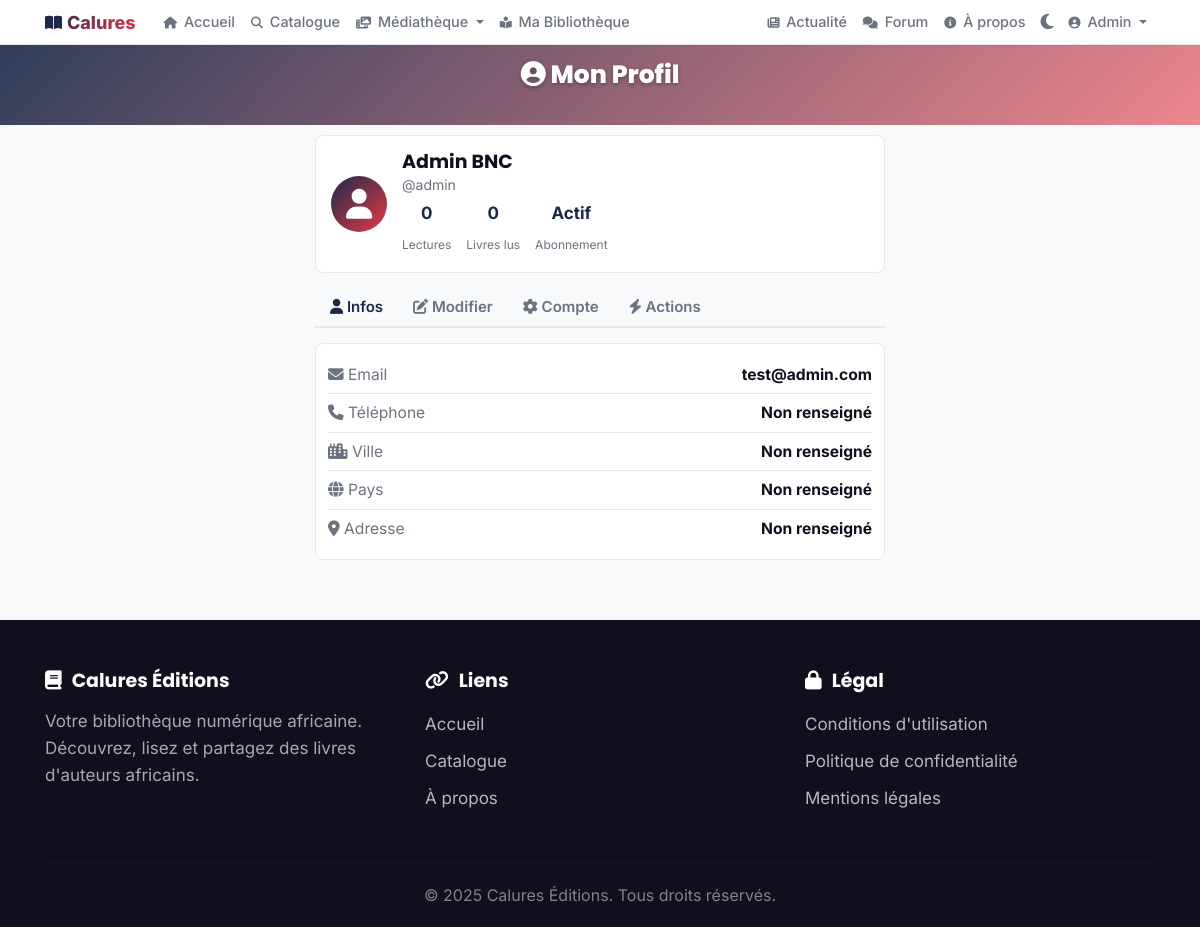
The page /fr/user/profile/ (signed in) on the database its author committed.
### users/models.py (models this page shows, shortened)
class CustomUser(AbstractBaseUser, PermissionsMixin):
    SUPER_ADMIN = "super_admin"
    LIBRARY_ADMIN = "library_admin"
    READER = "reader"
    ROLE_CHOICES = [
        (SUPER_ADMIN, _("Super Administrateur")),
        (LIBRARY_ADMIN, _("Administrateur Bibliothèque")),
        (READER, _("Lecteur")),
    ]
    SUBSCRIPTION_ACTIVE = "active"
    SUBSCRIPTION_SUSPENDED = "suspended"
    SUBSCRIPTION_EXPIRED = "expired"
    SUBSCRIPTION_STATUS_CHOICES = [
        (SUBSCRIPTION_ACTIVE, _("Actif")),
        (SUBSCRIPTION_SUSPENDED, _("Suspendu")),
        (SUBSCRIPTION_EXPIRED, _("Expiré")),
    ]
    email = models.EmailField(_("Email"), unique=True, max_length=255, null=True, blank=True)
    username = models.CharField(_("Nom d'utilisateur"), max_length=150, unique=True)
    first_name = models.CharField(_("Prénom"), max_length=150, blank=True)
    last_name = models.CharField(_("Nom"), max_length=150, blank=True)
    role = models.CharField(
        _("Rôle"),
        max_length=20,
        choices=ROLE_CHOICES,
        default=READER
    )
    is_active = models.BooleanField(_("Actif"), default=True)
    is_staff = models.BooleanField(_("Staff"), default=False)
    date_of_birth = models.DateField(_("Date de naissance"), null=True, blank=True)
    avatar = models.ImageField(
        _("Avatar"),
        upload_to="users/avatars/%Y/%m/",
        null=True,
        blank=True
    )
    phone_regex = RegexValidator(
        regex=r'^\+?1?\d{9,15}$',
        message=_("Le numéro de téléphone doit être au format: +999999999")
    )
    phone = models.CharField(
        _("Téléphone"),
        validators=[phone_regex],
        max_length=20, # Augmenté pour sécurité + format international
        unique=True,   # CRITIQUE pour l'authentification par téléphone
        error_messages={
            'unique': _("Ce numéro de téléphone est déjà associé à un compte."),
        },
        null=True,     # Nullable pour les anciens comptes email-only
        blank=True
    )
    is_phone_verified = models.BooleanField(_("Téléphone vérifié"), default=False)
    otp_code = models.CharField(_("Code OTP"), max_length=6, null=True, blank=True)
    otp_created_at = models.DateTimeField(_("Date création OTP"), null=True, blank=True)
    otp_attempts = models.IntegerField(_("Tentatives OTP"), default=0)
    address = models.CharField(_("Adresse"), max_length=255, blank=True)
    city = models.CharField(_("Ville"), max_length=100, blank=True)
    country = models.CharField(_("Pays"), max_length=100, blank=True)
    subscription_status = models.CharField(
        _("Statut abonnement"),
        max_length=20,
        choices=SUBSCRIPTION_STATUS_CHOICES,
        default=SUBSCRIPTION_ACTIVE
    )
    subscription_end_date = models.DateTimeField(
        _("Fin d'abonnement"),
        null=True,
        blank=True
    )
    preferred_language = models.CharField(
        _("Langue préférée"),
        max_length=5,
        default='fr',
        choices=[
            ('fr', _('Français')),
            ('en', _('English')),
            ('ar', _('العربية')),
        ]
    )
    date_joined = models.DateTimeField(_("Date de création"), auto_now_add=True)
    updated_at = models.DateTimeField(_("Dernière modification"), auto_now=True)
    objects = CustomUserManager()
    USERNAME_FIELD = "email"
    REQUIRED_FIELDS = ["username"]
    class Meta:
        verbose_name = _("Utilisateur")
        verbose_name_plural = _("Utilisateurs")
        ordering = ["-date_joined"]
        indexes = [
            models.Index(fields=["email"]),
            models.Index(fields=["username"]),
            models.Index(fields=["role"]),
        ]

### users/views.py (the view)
# urls.py: path('profile/', views.profile_view, name='profile'),
@login_required(login_url='users:login')
def profile_view(request):
    if request.method == 'POST':
        form = UserProfileForm(request.POST, request.FILES, instance=request.user)
        if form.is_valid():
            form.save()
            messages.success(request, "Profil mis à jour avec succès !")
            return redirect('users:profile')
    else:
        form = UserProfileForm(instance=request.user)
    context = {
        'form': form,
        'user': request.user,
    }
    return render(request, 'user/profile.html', context)

### templates/user/profile.html (shortened to what this page needs)
{% extends 'base-premium.html' %}
{% block content %}
<div style="position: relative; background-image: url('https://images.unsplash.com/photo-1507003211169-0a1dd7228f2d?auto=format&fit=crop&w=1200&q=80'); background-size: cover; background-position: center top; min-height: 80px;">
    <div style="position: absolute; inset: 0; background: linear-gradient(135deg, rgba(27,42,74,0.9) 0%, rgba(230,57,70,0.6) 100%);"></div>
    <div style="position: relative; z-index: 1; padding: 0.75rem 1rem; color: white; text-align: center;">
        <h1 style="font-size: clamp(0.9rem, 3vw, 1.25rem); font-weight: 800; margin: 0; text-shadow: 0 2px 4px rgba(0,0,0,0.3);"><i class="fas fa-user-circle"></i> Mon Profil</h1>
    </div>
</div>
<div class="container mt-2 mb-4" style="max-width: 600px;">
    <div class="profile-header">
        {% if user.avatar %}
            <img src="{{ user.avatar.url }}" class="profile-avatar" alt="Avatar">
        {% else %}
            <div class="profile-avatar-placeholder"><i class="fas fa-user"></i></div>
        {% endif %}
        <div class="profile-info">
            <h5 class="profile-name">{{ user.first_name }} {{ user.last_name }}</h5>
            <p class="profile-username">@{{ user.username }}</p>
            <div class="profile-stats">
                <div class="profile-stat">
                    <strong>{{ total_readings|default:0 }}</strong>
                    <span>Lectures</span>
                </div>
                <div class="profile-stat">
                    <strong>{{ total_books_read|default:0 }}</strong>
                    <span>Livres lus</span>
                </div>
                <div class="profile-stat">
                    <strong>{{ user.get_subscription_status_display|default:"Gratuit" }}</strong>
                    <span>Abonnement</span>
                </div>
            </div>
        </div>
    </div>
    <div class="profile-tabs">
        <button class="profile-tab active" data-tab="infos"><i class="fas fa-user"></i> Infos</button>
        <button class="profile-tab" data-tab="edit"><i class="fas fa-edit"></i> Modifier</button>
        <button class="profile-tab" data-tab="compte"><i class="fas fa-cog"></i> Compte</button>
        <button class="profile-tab" data-tab="actions"><i class="fas fa-bolt"></i> Actions</button>
    </div>
    <div class="tab-content-profile active" id="tab-infos">
        <div style="background: var(--light-alt); border: 1px solid var(--border); border-radius: var(--radius-sm); padding: 0.6rem;">
            <div class="info-row">
                <span><i class="fas fa-envelope"></i> Email</span>
                <strong>{{ user.email }}</strong>
            </div>
            <div class="info-row">
                <span><i class="fas fa-phone"></i> Téléphone</span>
                <strong>{{ user.phone|default:"Non renseigné" }}</strong>
            </div>
            <div class="info-row">
                <span><i class="fas fa-city"></i> Ville</span>
                <strong>{{ user.city|default:"Non renseigné" }}</strong>
            </div>
            <div class="info-row">
                <span><i class="fas fa-globe"></i> Pays</span>
                <strong>{{ user.country|default:"Non renseigné" }}</strong>
            </div>
            <div class="info-row">
                <span><i class="fas fa-map-marker-alt"></i> Adresse</span>
                <strong>{{ user.address|default:"Non renseigné" }}</strong>
            </div>
        </div>
    </div>
</div>
{% endblock %}

### templates/base-premium.html (shortened to what this page needs)
{% load static %}
<!DOCTYPE html>
<html lang="fr" data-bs-theme="light">
<head>
    <link href="https://cdn.jsdelivr.net/npm/bootstrap@5.3.0/dist/css/bootstrap.min.css" rel="stylesheet">
    <link rel="stylesheet" href="https://cdnjs.cloudflare.com/ajax/libs/font-awesome/6.4.0/css/all.min.css">
</head>
<body>
    <nav class="navbar navbar-expand-md navbar-premium">
        <div class="container">
            <a class="navbar-brand" href="{% url 'home' %}">
                <div class="navbar-brand-logo"><i class="fas fa-book-open"></i> Calures</div>
            </a>
            <div class="collapse navbar-collapse" id="navbarNav">
                <ul class="navbar-nav me-auto align-items-md-center">
                    <li class="nav-item">
                        <a class="nav-link" href="{% url 'home' %}"><i class="fas fa-home"></i> Accueil</a>
                    </li>
                    <li class="nav-item">
                        <a class="nav-link" href="{% url 'catalogue:catalogue' %}"><i class="fas fa-search"></i> Catalogue</a>
                    </li>
                    <li class="nav-item dropdown">
                        <a class="nav-link dropdown-toggle" href="#" role="button" data-bs-toggle="dropdown">
                            <i class="fas fa-photo-video"></i> Médiathèque
                        </a>
                    </li>
                    {% if user.is_authenticated %}
                    <li class="nav-item">
                        <a class="nav-link" href="{% url 'users:my_library' %}"><i class="fas fa-book-reader"></i> Ma Bibliothèque</a>
                    </li>
                    {% else %}
                    <li class="nav-item">
                        <a class="nav-link" href="{% url 'users:login' %}"><i class="fas fa-book-reader"></i> Ma Bibliothèque</a>
                    </li>
                    {% endif %}
                </ul>
                <ul class="navbar-nav align-items-md-center">
                    <li class="nav-item">
                        <a class="nav-link" href="{% url 'catalogue:articles_list' %}"><i class="fas fa-newspaper"></i> Actualité</a>
                    </li>
                    <li class="nav-item">
                        <a class="nav-link" href="{% url 'catalogue:forum_home' %}"><i class="fas fa-comments"></i> Forum</a>
                    </li>
                    <li class="nav-item">
                        <a class="nav-link" href="{% url 'about' %}"><i class="fas fa-info-circle"></i> À propos</a>
                    </li>
                    <li class="nav-item d-none d-md-block">
                        <button class="btn btn-sm" id="darkModeBtn" style="background:none;border:none;color:var(--text-light);cursor:pointer;padding:0.35rem;" aria-label="Mode sombre">
                        </button>
                    </li>
                    {% if user.is_authenticated %}
                    <li class="nav-item dropdown">
                        <a class="nav-link dropdown-toggle" href="#" role="button" data-bs-toggle="dropdown">
                            <i class="fas fa-user-circle"></i> {{ user.first_name|default:user.username }}
                        </a>
                    </li>
                    {% else %}
                    <li class="nav-item">
                        <a href="{% url 'users:login' %}" class="btn btn-premium btn-sm">Connexion</a>
                    </li>
                    {% endif %}
                </ul>
            </div>
        </div>
    </nav>
    <main>
        {% block content %}{% endblock %}
    </main>
    <footer class="footer-desktop">
        <div class="container">
            <div class="row">
                <div class="col-md-4 mb-3 mb-md-0">
                    <h6><i class="fas fa-book me-2"></i>Calures Éditions</h6>
                    <p class="footer-desc">Votre bibliothèque numérique africaine. Découvrez, lisez et partagez des livres d'auteurs africains.</p>
                </div>
                <div class="col-md-4 mb-3 mb-md-0">
                    <h6><i class="fas fa-link me-2"></i>Liens</h6>
                    <ul class="list-unstyled footer-links">
                        <li><a href="{% url 'home' %}">Accueil</a></li>
                        <li><a href="{% url 'catalogue:catalogue' %}">Catalogue</a></li>
                        <li><a href="{% url 'about' %}">À propos</a></li>
                    </ul>
                </div>
                <div class="col-md-4">
                    <h6><i class="fas fa-lock me-2"></i>Légal</h6>
                    <ul class="list-unstyled footer-links">
                        <li><a href="{% url 'cgu' %}">Conditions d'utilisation</a></li>
                        <li><a href="{% url 'confidentialite' %}">Politique de confidentialité</a></li>
                        <li><a href="{% url 'mentions_legales' %}">Mentions légales</a></li>
                    </ul>
                </div>
            </div>
            <hr>
            <p class="text-center footer-copy">&copy; 2025 Calures Éditions. Tous droits réservés.</p>
        </div>
    </footer>
</body>
</html>

### rows shown on the page
CustomUser: first_name "Admin", last_name "BNC", username "admin", subscription_status "Actif", email "test@admin.com", phone "Non renseigné", city "Non renseigné", country "Non renseigné", address "Non renseigné"

### other values the page prints
{{ total_readings|default:0 }} "0"
{{ total_books_read|default:0 }} "0"
